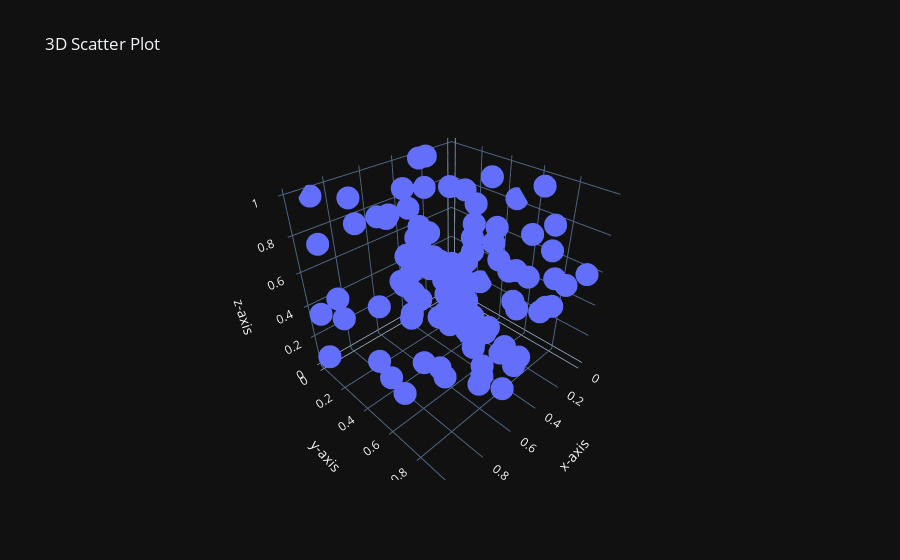

The code cell stored with this chart in its notebook:
### Code cell
a=np.random.rand(100)
b=np.random.rand(100)
c=np.random.uniform(0,1,100)
px.scatter_3d(
    x=a,
    y=b,
    z=c,
    title='3D Scatter Plot',
    labels={'x': 'x-axis', 'y': 'y-axis', 'z': 'z-axis'},
    template='plotly_dark'
)
